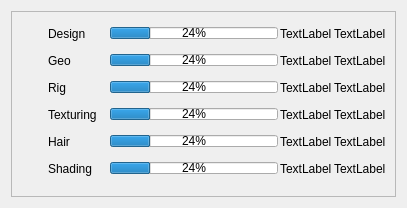
<?xml version="1.0" encoding="UTF-8"?>
<ui version="4.0">
 <class>Form</class>
 <widget class="QWidget" name="Form">
  <property name="geometry">
   <rect>
    <x>0</x>
    <y>0</y>
    <width>407</width>
    <height>208</height>
   </rect>
  </property>
  <property name="windowTitle">
   <string>Form</string>
  </property>
  <layout class="QVBoxLayout" name="verticalLayout_8">
   <item>
    <widget class="QFrame" name="stats_main_frame">
     <property name="frameShape">
      <enum>QFrame::StyledPanel</enum>
     </property>
     <property name="frameShadow">
      <enum>QFrame::Raised</enum>
     </property>
     <layout class="QHBoxLayout" name="horizontalLayout">
      <item>
       <layout class="QGridLayout" name="gridLayout">
        <property name="spacing">
         <number>2</number>
        </property>
        <item row="0" column="3">
         <widget class="QLabel" name="design_publish_label">
          <property name="text">
           <string>TextLabel</string>
          </property>
         </widget>
        </item>
        <item row="2" column="3">
         <widget class="QLabel" name="rig_publish_label">
          <property name="text">
           <string>TextLabel</string>
          </property>
         </widget>
        </item>
        <item row="3" column="3">
         <widget class="QLabel" name="texturing_publish_label">
          <property name="text">
           <string>TextLabel</string>
          </property>
         </widget>
        </item>
        <item row="1" column="3">
         <widget class="QLabel" name="geo_publish_label">
          <property name="text">
           <string>TextLabel</string>
          </property>
         </widget>
        </item>
        <item row="4" column="3">
         <widget class="QLabel" name="hair_publish_label">
          <property name="text">
           <string>TextLabel</string>
          </property>
         </widget>
        </item>
        <item row="1" column="1">
         <widget class="QLabel" name="label_2">
          <property name="sizePolicy">
           <sizepolicy hsizetype="Fixed" vsizetype="Preferred">
            <horstretch>0</horstretch>
            <verstretch>0</verstretch>
           </sizepolicy>
          </property>
          <property name="minimumSize">
           <size>
            <width>60</width>
            <height>0</height>
           </size>
          </property>
          <property name="text">
           <string>Geo</string>
          </property>
         </widget>
        </item>
        <item row="2" column="1">
         <widget class="QLabel" name="label_3">
          <property name="sizePolicy">
           <sizepolicy hsizetype="Fixed" vsizetype="Preferred">
            <horstretch>0</horstretch>
            <verstretch>0</verstretch>
           </sizepolicy>
          </property>
          <property name="minimumSize">
           <size>
            <width>60</width>
            <height>0</height>
           </size>
          </property>
          <property name="text">
           <string>Rig</string>
          </property>
         </widget>
        </item>
        <item row="2" column="2">
         <widget class="QProgressBar" name="rig_stats_progressBar">
          <property name="sizePolicy">
           <sizepolicy hsizetype="Expanding" vsizetype="Fixed">
            <horstretch>0</horstretch>
            <verstretch>0</verstretch>
           </sizepolicy>
          </property>
          <property name="minimumSize">
           <size>
            <width>0</width>
            <height>12</height>
           </size>
          </property>
          <property name="maximumSize">
           <size>
            <width>16777215</width>
            <height>12</height>
           </size>
          </property>
          <property name="value">
           <number>24</number>
          </property>
          <property name="textVisible">
           <bool>true</bool>
          </property>
          <property name="orientation">
           <enum>Qt::Horizontal</enum>
          </property>
         </widget>
        </item>
        <item row="4" column="0">
         <widget class="QLabel" name="hair_image_label">
          <property name="minimumSize">
           <size>
            <width>25</width>
            <height>25</height>
           </size>
          </property>
          <property name="maximumSize">
           <size>
            <width>25</width>
            <height>25</height>
           </size>
          </property>
          <property name="text">
           <string/>
          </property>
          <property name="alignment">
           <set>Qt::AlignCenter</set>
          </property>
         </widget>
        </item>
        <item row="0" column="2">
         <widget class="QProgressBar" name="design_stats_progressBar">
          <property name="sizePolicy">
           <sizepolicy hsizetype="Expanding" vsizetype="Fixed">
            <horstretch>0</horstretch>
            <verstretch>0</verstretch>
           </sizepolicy>
          </property>
          <property name="minimumSize">
           <size>
            <width>0</width>
            <height>12</height>
           </size>
          </property>
          <property name="maximumSize">
           <size>
            <width>16777215</width>
            <height>12</height>
           </size>
          </property>
          <property name="value">
           <number>24</number>
          </property>
          <property name="textVisible">
           <bool>true</bool>
          </property>
          <property name="orientation">
           <enum>Qt::Horizontal</enum>
          </property>
         </widget>
        </item>
        <item row="1" column="0">
         <widget class="QLabel" name="geo_image_label">
          <property name="minimumSize">
           <size>
            <width>25</width>
            <height>25</height>
           </size>
          </property>
          <property name="maximumSize">
           <size>
            <width>25</width>
            <height>25</height>
           </size>
          </property>
          <property name="text">
           <string/>
          </property>
          <property name="alignment">
           <set>Qt::AlignCenter</set>
          </property>
         </widget>
        </item>
        <item row="3" column="0">
         <widget class="QLabel" name="texturing_image_label">
          <property name="minimumSize">
           <size>
            <width>25</width>
            <height>25</height>
           </size>
          </property>
          <property name="maximumSize">
           <size>
            <width>25</width>
            <height>25</height>
           </size>
          </property>
          <property name="text">
           <string/>
          </property>
          <property name="alignment">
           <set>Qt::AlignCenter</set>
          </property>
         </widget>
        </item>
        <item row="3" column="1">
         <widget class="QLabel" name="label_4">
          <property name="sizePolicy">
           <sizepolicy hsizetype="Fixed" vsizetype="Preferred">
            <horstretch>0</horstretch>
            <verstretch>0</verstretch>
           </sizepolicy>
          </property>
          <property name="minimumSize">
           <size>
            <width>60</width>
            <height>0</height>
           </size>
          </property>
          <property name="text">
           <string>Texturing</string>
          </property>
         </widget>
        </item>
        <item row="0" column="0">
         <widget class="QLabel" name="design_image_label">
          <property name="minimumSize">
           <size>
            <width>25</width>
            <height>25</height>
           </size>
          </property>
          <property name="maximumSize">
           <size>
            <width>25</width>
            <height>25</height>
           </size>
          </property>
          <property name="text">
           <string/>
          </property>
          <property name="alignment">
           <set>Qt::AlignCenter</set>
          </property>
         </widget>
        </item>
        <item row="0" column="1">
         <widget class="QLabel" name="label">
          <property name="sizePolicy">
           <sizepolicy hsizetype="Fixed" vsizetype="Preferred">
            <horstretch>0</horstretch>
            <verstretch>0</verstretch>
           </sizepolicy>
          </property>
          <property name="minimumSize">
           <size>
            <width>60</width>
            <height>0</height>
           </size>
          </property>
          <property name="text">
           <string>Design</string>
          </property>
         </widget>
        </item>
        <item row="4" column="1">
         <widget class="QLabel" name="label_6">
          <property name="sizePolicy">
           <sizepolicy hsizetype="Fixed" vsizetype="Preferred">
            <horstretch>0</horstretch>
            <verstretch>0</verstretch>
           </sizepolicy>
          </property>
          <property name="minimumSize">
           <size>
            <width>60</width>
            <height>0</height>
           </size>
          </property>
          <property name="text">
           <string>Hair</string>
          </property>
         </widget>
        </item>
        <item row="3" column="2">
         <widget class="QProgressBar" name="texturing_stats_progressBar">
          <property name="sizePolicy">
           <sizepolicy hsizetype="Expanding" vsizetype="Fixed">
            <horstretch>0</horstretch>
            <verstretch>0</verstretch>
           </sizepolicy>
          </property>
          <property name="minimumSize">
           <size>
            <width>0</width>
            <height>12</height>
           </size>
          </property>
          <property name="maximumSize">
           <size>
            <width>16777215</width>
            <height>12</height>
           </size>
          </property>
          <property name="value">
           <number>24</number>
          </property>
          <property name="textVisible">
           <bool>true</bool>
          </property>
          <property name="orientation">
           <enum>Qt::Horizontal</enum>
          </property>
         </widget>
        </item>
        <item row="5" column="1">
         <widget class="QLabel" name="label_5">
          <property name="sizePolicy">
           <sizepolicy hsizetype="Fixed" vsizetype="Preferred">
            <horstretch>0</horstretch>
            <verstretch>0</verstretch>
           </sizepolicy>
          </property>
          <property name="minimumSize">
           <size>
            <width>60</width>
            <height>0</height>
           </size>
          </property>
          <property name="text">
           <string>Shading</string>
          </property>
         </widget>
        </item>
        <item row="2" column="0">
         <widget class="QLabel" name="rig_image_label">
          <property name="minimumSize">
           <size>
            <width>25</width>
            <height>25</height>
           </size>
          </property>
          <property name="maximumSize">
           <size>
            <width>25</width>
            <height>25</height>
           </size>
          </property>
          <property name="text">
           <string/>
          </property>
          <property name="alignment">
           <set>Qt::AlignCenter</set>
          </property>
         </widget>
        </item>
        <item row="5" column="0">
         <widget class="QLabel" name="shading_image_label">
          <property name="minimumSize">
           <size>
            <width>25</width>
            <height>25</height>
           </size>
          </property>
          <property name="maximumSize">
           <size>
            <width>25</width>
            <height>25</height>
           </size>
          </property>
          <property name="text">
           <string/>
          </property>
          <property name="alignment">
           <set>Qt::AlignCenter</set>
          </property>
         </widget>
        </item>
        <item row="4" column="2">
         <widget class="QProgressBar" name="hair_stats_progressBar">
          <property name="sizePolicy">
           <sizepolicy hsizetype="Expanding" vsizetype="Fixed">
            <horstretch>0</horstretch>
            <verstretch>0</verstretch>
           </sizepolicy>
          </property>
          <property name="minimumSize">
           <size>
            <width>0</width>
            <height>12</height>
           </size>
          </property>
          <property name="maximumSize">
           <size>
            <width>16777215</width>
            <height>12</height>
           </size>
          </property>
          <property name="value">
           <number>24</number>
          </property>
          <property name="textVisible">
           <bool>true</bool>
          </property>
          <property name="orientation">
           <enum>Qt::Horizontal</enum>
          </property>
         </widget>
        </item>
        <item row="5" column="2">
         <widget class="QProgressBar" name="shading_stats_progressBar">
          <property name="sizePolicy">
           <sizepolicy hsizetype="Expanding" vsizetype="Fixed">
            <horstretch>0</horstretch>
            <verstretch>0</verstretch>
           </sizepolicy>
          </property>
          <property name="minimumSize">
           <size>
            <width>0</width>
            <height>12</height>
           </size>
          </property>
          <property name="maximumSize">
           <size>
            <width>16777215</width>
            <height>12</height>
           </size>
          </property>
          <property name="value">
           <number>24</number>
          </property>
          <property name="textVisible">
           <bool>true</bool>
          </property>
          <property name="orientation">
           <enum>Qt::Horizontal</enum>
          </property>
         </widget>
        </item>
        <item row="1" column="2">
         <widget class="QProgressBar" name="geo_stats_progressBar">
          <property name="sizePolicy">
           <sizepolicy hsizetype="Expanding" vsizetype="Fixed">
            <horstretch>0</horstretch>
            <verstretch>0</verstretch>
           </sizepolicy>
          </property>
          <property name="minimumSize">
           <size>
            <width>0</width>
            <height>12</height>
           </size>
          </property>
          <property name="maximumSize">
           <size>
            <width>16777215</width>
            <height>12</height>
           </size>
          </property>
          <property name="value">
           <number>24</number>
          </property>
          <property name="textVisible">
           <bool>true</bool>
          </property>
          <property name="orientation">
           <enum>Qt::Horizontal</enum>
          </property>
         </widget>
        </item>
        <item row="5" column="3">
         <widget class="QLabel" name="shading_publish_label">
          <property name="text">
           <string>TextLabel</string>
          </property>
         </widget>
        </item>
        <item row="0" column="4">
         <widget class="QLabel" name="design_work_label">
          <property name="text">
           <string>TextLabel</string>
          </property>
         </widget>
        </item>
        <item row="1" column="4">
         <widget class="QLabel" name="geo_work_label">
          <property name="text">
           <string>TextLabel</string>
          </property>
         </widget>
        </item>
        <item row="2" column="4">
         <widget class="QLabel" name="rig_work_label">
          <property name="text">
           <string>TextLabel</string>
          </property>
         </widget>
        </item>
        <item row="3" column="4">
         <widget class="QLabel" name="texturing_work_label">
          <property name="text">
           <string>TextLabel</string>
          </property>
         </widget>
        </item>
        <item row="4" column="4">
         <widget class="QLabel" name="hair_work_label">
          <property name="text">
           <string>TextLabel</string>
          </property>
         </widget>
        </item>
        <item row="5" column="4">
         <widget class="QLabel" name="shading_work_label">
          <property name="text">
           <string>TextLabel</string>
          </property>
         </widget>
        </item>
       </layout>
      </item>
     </layout>
    </widget>
   </item>
  </layout>
 </widget>
 <resources/>
 <connections/>
</ui>
